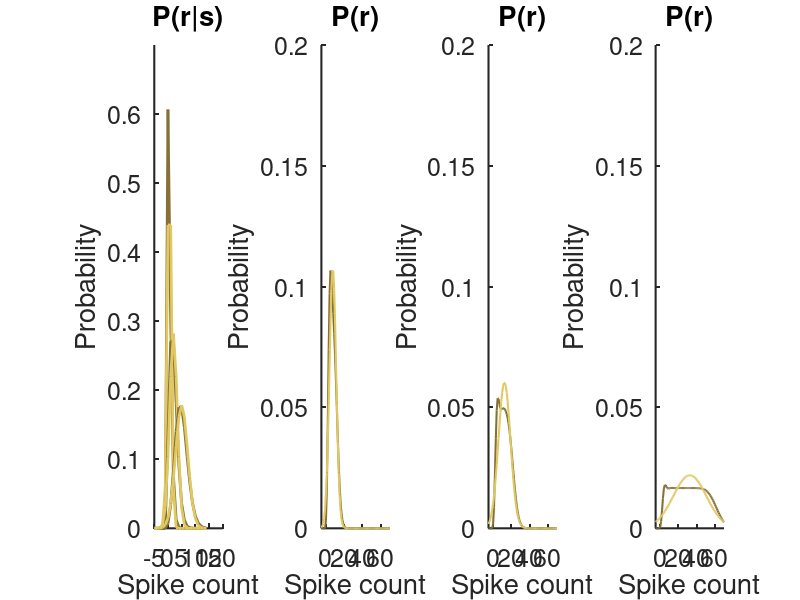

MATLAB code for this plot:


%%
clc; clear;

x = -5:1:100;
color_poiss =  [135, 112, 54]./255;
color_gauss = [224, 200, 98] ./ 255;
fontSize = 18; linewidth = 1.5;
axisLineWidth = 1.5; tickFontSize = 18;

x_short = -5:1:14;  
lambdas_panel1 = [0.5, 2, 5];
y_poiss_panel1 = arrayfun(@(l) poisspdf(x_short, l), lambdas_panel1, 'UniformOutput', false);
y_gauss_panel1 = arrayfun(@(l) normpdf(x_short, l, sqrt(l)), lambdas_panel1, 'UniformOutput', false);

lambdas_2 = [2, 7]+3;
y_2 = cellfun(@(l) poisspdf(x, l), num2cell(lambdas_2), 'UniformOutput', false);
z_poiss_2 = mean(cell2mat(y_2'), 1);
spikes = x.*z_poiss_2;
meani = sum(spikes);
vari = sum(((x-meani).^2).*z_poiss_2);
z_gauss_2 = normpdf(x, sum(spikes), sqrt(vari));

lambdas_4 = [2, 7, 12, 17]+3;
y_4 = cellfun(@(l) poisspdf(x, l), num2cell(lambdas_4), 'UniformOutput', false);
z_poiss_4 = mean(cell2mat(y_4'), 1);
spikes = x.*z_poiss_4;
meani = sum(spikes);
vari = sum(((x-meani).^2).*z_poiss_4);
z_gauss_4 = normpdf(x, sum(spikes), sqrt(vari));

lambdas_12 = linspace(2, 57, 12)+3;
y_12 = cellfun(@(l) poisspdf(x, l), num2cell(lambdas_12), 'UniformOutput', false);
z_poiss_12 = mean(cell2mat(y_12'), 1);
spikes = x.*z_poiss_12;
meani = sum(spikes);
vari = sum(((x-meani).^2).*z_poiss_12);
z_gauss_12 = normpdf(x, sum(spikes), sqrt(vari));


figure('Units', 'centimeters', 'Position', [1, 1, 40, 10]);

subplot(1,4,1); hold on
for i = 1:3
    plot(x_short, y_poiss_panel1{i}, 'Color', color_poiss, 'LineWidth', 2);
    plot(x_short, y_gauss_panel1{i}, 'Color', color_gauss, 'LineWidth', 2);
end
title('P(r|s)', 'FontSize', fontSize)
xlabel('Spike count'); ylabel('Probability')
ylim([0 0.7]); xlim([-5 20])
set(gca, 'FontSize', tickFontSize, 'LineWidth', axisLineWidth)

subplot(1,4,2); hold on
plot(x, z_poiss_2, 'Color', color_poiss, 'LineWidth', linewidth);
plot(x, z_gauss_2, 'Color', color_gauss, 'LineWidth', linewidth);
title('P(r)', 'FontSize', fontSize)
xlabel('Spike count'); ylabel('Probability')
ylim([0 0.2]); xlim([-5 70])
set(gca, 'FontSize', tickFontSize, 'LineWidth', axisLineWidth)
 
subplot(1,4,3); hold on
plot(x, z_poiss_4, 'Color', color_poiss, 'LineWidth', linewidth);
plot(x, z_gauss_4, 'Color', color_gauss, 'LineWidth', linewidth);
title('P(r)', 'FontSize', fontSize)
xlabel('Spike count'); ylabel('Probability')
ylim([0 0.2]); xlim([-5 70])
set(gca, 'FontSize', tickFontSize, 'LineWidth', axisLineWidth)

subplot(1,4,4); hold on
plot(x, z_poiss_12, 'Color', color_poiss, 'LineWidth', linewidth);
plot(x, z_gauss_12, 'Color', color_gauss, 'LineWidth', linewidth);
title('P(r)', 'FontSize', fontSize)
xlabel('Spike count'); ylabel('Probability')
ylim([0 0.2]); xlim([-5 70])
set(gca, 'FontSize', tickFontSize, 'LineWidth', axisLineWidth)


outDir = fullfile(fileparts(pwd), 'Figures_mat');   % ein Verzeichnis über pwd
set(gcf, 'Renderer', 'painters');
if ~exist(outDir, 'dir')
    mkdir(outDir);
end
exportgraphics(gcf, fullfile(outDir, 'Figure_S12_AB.svg'), 'ContentType','vector');
